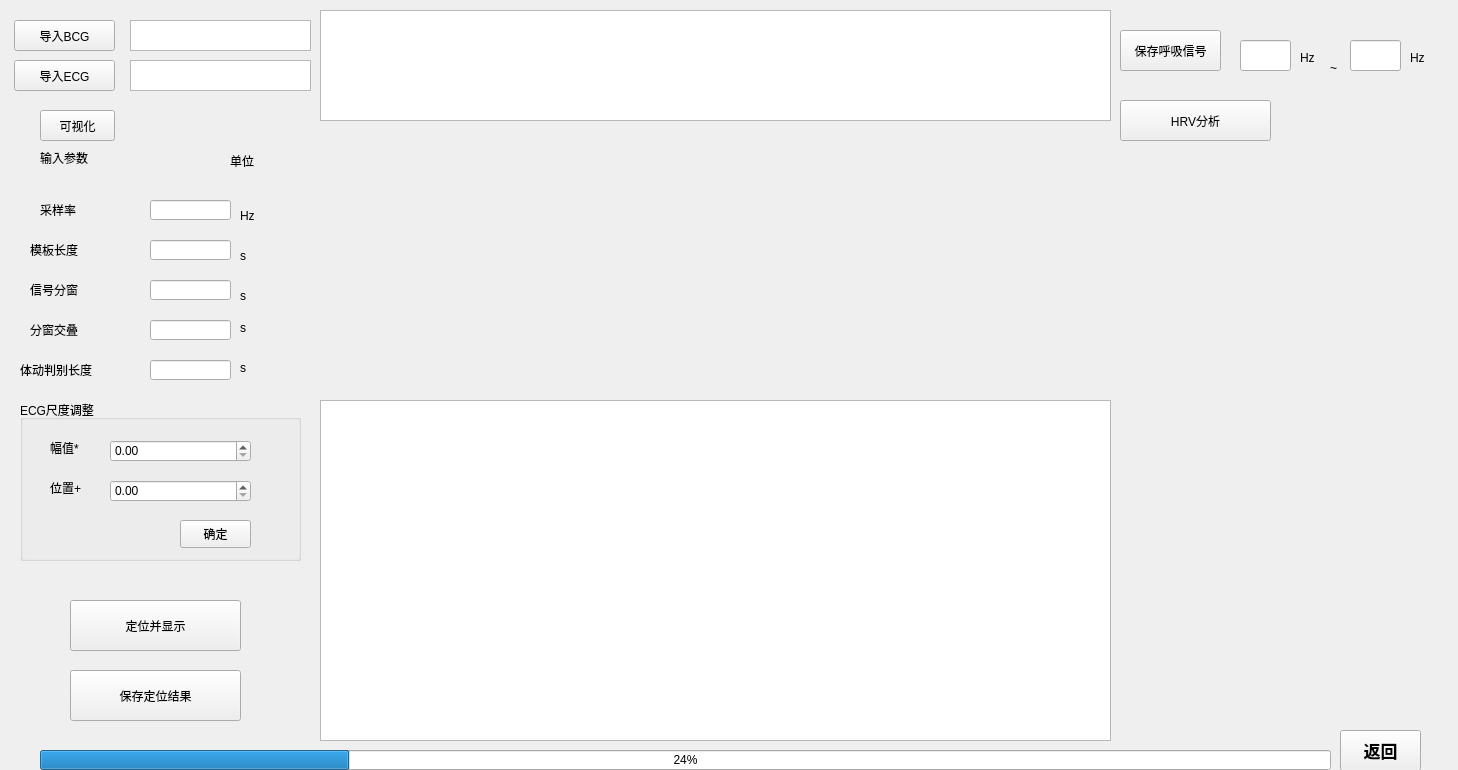
<?xml version="1.0" encoding="UTF-8"?>
<ui version="4.0">
 <class>Form</class>
 <widget class="QWidget" name="Form">
  <property name="geometry">
   <rect>
    <x>0</x>
    <y>0</y>
    <width>1458</width>
    <height>770</height>
   </rect>
  </property>
  <property name="windowTitle">
   <string>多尺度动态模板匹配法</string>
  </property>
  <widget class="QTextEdit" name="textEdit">
   <property name="geometry">
    <rect>
     <x>130</x>
     <y>20</y>
     <width>181</width>
     <height>31</height>
    </rect>
   </property>
  </widget>
  <widget class="QProgressBar" name="progressBar">
   <property name="geometry">
    <rect>
     <x>40</x>
     <y>750</y>
     <width>1291</width>
     <height>20</height>
    </rect>
   </property>
   <property name="value">
    <number>24</number>
   </property>
  </widget>
  <widget class="QPushButton" name="pushButton_2">
   <property name="geometry">
    <rect>
     <x>14</x>
     <y>20</y>
     <width>101</width>
     <height>31</height>
    </rect>
   </property>
   <property name="text">
    <string>导入BCG</string>
   </property>
  </widget>
  <widget class="QLabel" name="label_16">
   <property name="geometry">
    <rect>
     <x>1300</x>
     <y>50</y>
     <width>31</width>
     <height>16</height>
    </rect>
   </property>
   <property name="text">
    <string>Hz</string>
   </property>
  </widget>
  <widget class="QPushButton" name="pushButton_6">
   <property name="geometry">
    <rect>
     <x>14</x>
     <y>60</y>
     <width>101</width>
     <height>31</height>
    </rect>
   </property>
   <property name="text">
    <string>导入ECG</string>
   </property>
  </widget>
  <widget class="PlotWidget" name="dataPlot" native="true">
   <property name="geometry">
    <rect>
     <x>320</x>
     <y>130</y>
     <width>791</width>
     <height>131</height>
    </rect>
   </property>
   <property name="sizePolicy">
    <sizepolicy hsizetype="Preferred" vsizetype="Preferred">
     <horstretch>0</horstretch>
     <verstretch>1</verstretch>
    </sizepolicy>
   </property>
  </widget>
  <widget class="QLabel" name="label_10">
   <property name="geometry">
    <rect>
     <x>30</x>
     <y>320</y>
     <width>101</width>
     <height>20</height>
    </rect>
   </property>
   <property name="text">
    <string>分窗交叠</string>
   </property>
  </widget>
  <widget class="QLineEdit" name="lineEdit">
   <property name="geometry">
    <rect>
     <x>150</x>
     <y>240</y>
     <width>81</width>
     <height>20</height>
    </rect>
   </property>
  </widget>
  <widget class="QLabel" name="label_12">
   <property name="geometry">
    <rect>
     <x>40</x>
     <y>200</y>
     <width>71</width>
     <height>20</height>
    </rect>
   </property>
   <property name="text">
    <string>采样率</string>
   </property>
  </widget>
  <widget class="QLineEdit" name="lineEdit_7">
   <property name="geometry">
    <rect>
     <x>1350</x>
     <y>40</y>
     <width>51</width>
     <height>31</height>
    </rect>
   </property>
  </widget>
  <widget class="QGroupBox" name="groupBox">
   <property name="geometry">
    <rect>
     <x>20</x>
     <y>400</y>
     <width>281</width>
     <height>161</height>
    </rect>
   </property>
   <property name="title">
    <string>ECG尺度调整</string>
   </property>
   <widget class="QLabel" name="label_14">
    <property name="geometry">
     <rect>
      <x>30</x>
      <y>40</y>
      <width>72</width>
      <height>15</height>
     </rect>
    </property>
    <property name="text">
     <string>幅值*</string>
    </property>
   </widget>
   <widget class="QLabel" name="label_15">
    <property name="geometry">
     <rect>
      <x>30</x>
      <y>80</y>
      <width>72</width>
      <height>15</height>
     </rect>
    </property>
    <property name="text">
     <string>位置+</string>
    </property>
   </widget>
   <widget class="QPushButton" name="pushButton">
    <property name="geometry">
     <rect>
      <x>160</x>
      <y>120</y>
      <width>71</width>
      <height>28</height>
     </rect>
    </property>
    <property name="text">
     <string>确定</string>
    </property>
   </widget>
   <widget class="QDoubleSpinBox" name="doubleSpinBox">
    <property name="geometry">
     <rect>
      <x>90</x>
      <y>40</y>
      <width>141</width>
      <height>22</height>
     </rect>
    </property>
   </widget>
   <widget class="QDoubleSpinBox" name="doubleSpinBox_2">
    <property name="geometry">
     <rect>
      <x>90</x>
      <y>80</y>
      <width>141</width>
      <height>22</height>
     </rect>
    </property>
   </widget>
  </widget>
  <widget class="QLabel" name="label_18">
   <property name="geometry">
    <rect>
     <x>1330</x>
     <y>60</y>
     <width>16</width>
     <height>16</height>
    </rect>
   </property>
   <property name="text">
    <string>~</string>
   </property>
  </widget>
  <widget class="QLabel" name="label_4">
   <property name="geometry">
    <rect>
     <x>240</x>
     <y>330</y>
     <width>54</width>
     <height>12</height>
    </rect>
   </property>
   <property name="text">
    <string/>
   </property>
  </widget>
  <widget class="QLabel" name="label_3">
   <property name="geometry">
    <rect>
     <x>240</x>
     <y>290</y>
     <width>54</width>
     <height>12</height>
    </rect>
   </property>
   <property name="text">
    <string>s</string>
   </property>
  </widget>
  <widget class="QLabel" name="label_5">
   <property name="geometry">
    <rect>
     <x>40</x>
     <y>150</y>
     <width>61</width>
     <height>16</height>
    </rect>
   </property>
   <property name="font">
    <font>
     <family>微软雅黑</family>
    </font>
   </property>
   <property name="text">
    <string>输入参数</string>
   </property>
  </widget>
  <widget class="QLineEdit" name="lineEdit_3">
   <property name="geometry">
    <rect>
     <x>150</x>
     <y>320</y>
     <width>81</width>
     <height>20</height>
    </rect>
   </property>
  </widget>
  <widget class="PlotWidget" name="dataPlot_2" native="true">
   <property name="geometry">
    <rect>
     <x>320</x>
     <y>260</y>
     <width>791</width>
     <height>141</height>
    </rect>
   </property>
   <property name="sizePolicy">
    <sizepolicy hsizetype="Preferred" vsizetype="Preferred">
     <horstretch>0</horstretch>
     <verstretch>1</verstretch>
    </sizepolicy>
   </property>
  </widget>
  <widget class="QPushButton" name="returnMainWin">
   <property name="geometry">
    <rect>
     <x>1340</x>
     <y>730</y>
     <width>81</width>
     <height>41</height>
    </rect>
   </property>
   <property name="font">
    <font>
     <pointsize>13</pointsize>
     <weight>75</weight>
     <bold>true</bold>
    </font>
   </property>
   <property name="text">
    <string>返回</string>
   </property>
  </widget>
  <widget class="QPushButton" name="pushButton_7">
   <property name="geometry">
    <rect>
     <x>1120</x>
     <y>30</y>
     <width>101</width>
     <height>41</height>
    </rect>
   </property>
   <property name="text">
    <string>保存呼吸信号</string>
   </property>
  </widget>
  <widget class="QLabel" name="label_11">
   <property name="geometry">
    <rect>
     <x>20</x>
     <y>360</y>
     <width>101</width>
     <height>20</height>
    </rect>
   </property>
   <property name="text">
    <string>体动判别长度</string>
   </property>
  </widget>
  <widget class="QLabel" name="label_9">
   <property name="geometry">
    <rect>
     <x>240</x>
     <y>210</y>
     <width>54</width>
     <height>12</height>
    </rect>
   </property>
   <property name="text">
    <string>Hz</string>
   </property>
  </widget>
  <widget class="QLabel" name="label_13">
   <property name="geometry">
    <rect>
     <x>240</x>
     <y>360</y>
     <width>72</width>
     <height>15</height>
    </rect>
   </property>
   <property name="text">
    <string>s</string>
   </property>
  </widget>
  <widget class="QPushButton" name="pushButton_5">
   <property name="geometry">
    <rect>
     <x>70</x>
     <y>670</y>
     <width>171</width>
     <height>51</height>
    </rect>
   </property>
   <property name="text">
    <string>保存定位结果</string>
   </property>
  </widget>
  <widget class="QLabel" name="label_17">
   <property name="geometry">
    <rect>
     <x>1410</x>
     <y>50</y>
     <width>31</width>
     <height>16</height>
    </rect>
   </property>
   <property name="text">
    <string>Hz</string>
   </property>
  </widget>
  <widget class="QPushButton" name="pushButton_8">
   <property name="geometry">
    <rect>
     <x>1120</x>
     <y>100</y>
     <width>151</width>
     <height>41</height>
    </rect>
   </property>
   <property name="text">
    <string>HRV分析</string>
   </property>
  </widget>
  <widget class="QPushButton" name="pushButton_4">
   <property name="geometry">
    <rect>
     <x>70</x>
     <y>600</y>
     <width>171</width>
     <height>51</height>
    </rect>
   </property>
   <property name="text">
    <string>定位并显示</string>
   </property>
  </widget>
  <widget class="QLabel" name="label_2">
   <property name="geometry">
    <rect>
     <x>240</x>
     <y>250</y>
     <width>54</width>
     <height>12</height>
    </rect>
   </property>
   <property name="text">
    <string>s</string>
   </property>
  </widget>
  <widget class="QLineEdit" name="lineEdit_2">
   <property name="geometry">
    <rect>
     <x>150</x>
     <y>280</y>
     <width>81</width>
     <height>20</height>
    </rect>
   </property>
  </widget>
  <widget class="QLineEdit" name="lineEdit_5">
   <property name="geometry">
    <rect>
     <x>150</x>
     <y>200</y>
     <width>81</width>
     <height>20</height>
    </rect>
   </property>
  </widget>
  <widget class="QLabel" name="label_7">
   <property name="geometry">
    <rect>
     <x>30</x>
     <y>280</y>
     <width>101</width>
     <height>20</height>
    </rect>
   </property>
   <property name="text">
    <string>信号分窗</string>
   </property>
  </widget>
  <widget class="QTextEdit" name="textEdit_2">
   <property name="geometry">
    <rect>
     <x>130</x>
     <y>60</y>
     <width>181</width>
     <height>31</height>
    </rect>
   </property>
  </widget>
  <widget class="QPushButton" name="pushButton_3">
   <property name="geometry">
    <rect>
     <x>40</x>
     <y>110</y>
     <width>75</width>
     <height>31</height>
    </rect>
   </property>
   <property name="text">
    <string>可视化</string>
   </property>
  </widget>
  <widget class="QLabel" name="label_6">
   <property name="geometry">
    <rect>
     <x>230</x>
     <y>150</y>
     <width>54</width>
     <height>21</height>
    </rect>
   </property>
   <property name="font">
    <font>
     <family>微软雅黑</family>
    </font>
   </property>
   <property name="text">
    <string>单位</string>
   </property>
  </widget>
  <widget class="QLabel" name="label">
   <property name="geometry">
    <rect>
     <x>30</x>
     <y>240</y>
     <width>101</width>
     <height>20</height>
    </rect>
   </property>
   <property name="text">
    <string>模板长度</string>
   </property>
  </widget>
  <widget class="QLineEdit" name="lineEdit_6">
   <property name="geometry">
    <rect>
     <x>1240</x>
     <y>40</y>
     <width>51</width>
     <height>31</height>
    </rect>
   </property>
  </widget>
  <widget class="QLineEdit" name="lineEdit_4">
   <property name="geometry">
    <rect>
     <x>150</x>
     <y>360</y>
     <width>81</width>
     <height>20</height>
    </rect>
   </property>
  </widget>
  <widget class="QLabel" name="label_8">
   <property name="geometry">
    <rect>
     <x>240</x>
     <y>320</y>
     <width>72</width>
     <height>15</height>
    </rect>
   </property>
   <property name="text">
    <string>s</string>
   </property>
  </widget>
  <widget class="GraphicsLayoutWidget" name="graphicsView">
   <property name="geometry">
    <rect>
     <x>320</x>
     <y>10</y>
     <width>791</width>
     <height>111</height>
    </rect>
   </property>
  </widget>
  <widget class="GraphicsLayoutWidget" name="graphicsView_2">
   <property name="geometry">
    <rect>
     <x>320</x>
     <y>400</y>
     <width>791</width>
     <height>341</height>
    </rect>
   </property>
  </widget>
 </widget>
 <customwidgets>
  <customwidget>
   <class>PlotWidget</class>
   <extends>QWidget</extends>
   <header>pyqtgraph/core</header>
   <container>1</container>
  </customwidget>
  <customwidget>
   <class>GraphicsLayoutWidget</class>
   <extends>QGraphicsView</extends>
   <header>pyqtgraph</header>
  </customwidget>
 </customwidgets>
 <resources/>
 <connections/>
</ui>
